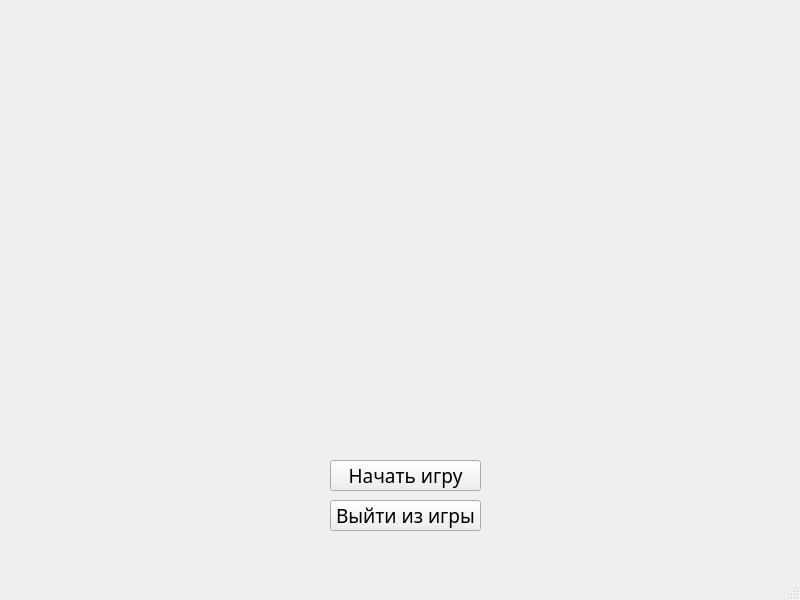
<?xml version="1.0" encoding="UTF-8"?>
<ui version="4.0">
 <class>MainWindow</class>
 <widget class="QMainWindow" name="MainWindow">
  <property name="geometry">
   <rect>
    <x>0</x>
    <y>0</y>
    <width>800</width>
    <height>600</height>
   </rect>
  </property>
  <property name="sizePolicy">
   <sizepolicy hsizetype="Fixed" vsizetype="Fixed">
    <horstretch>0</horstretch>
    <verstretch>0</verstretch>
   </sizepolicy>
  </property>
  <property name="minimumSize">
   <size>
    <width>800</width>
    <height>600</height>
   </size>
  </property>
  <property name="windowTitle">
   <string>MainWindow</string>
  </property>
  <widget class="QWidget" name="centralwidget">
   <widget class="QPushButton" name="pushButton">
    <property name="geometry">
     <rect>
      <x>330</x>
      <y>460</y>
      <width>151</width>
      <height>31</height>
     </rect>
    </property>
    <property name="font">
     <font>
      <family>Arial Black</family>
      <pointsize>14</pointsize>
     </font>
    </property>
    <property name="text">
     <string>Начать игру</string>
    </property>
   </widget>
   <widget class="QPushButton" name="pushButton_2">
    <property name="geometry">
     <rect>
      <x>330</x>
      <y>500</y>
      <width>151</width>
      <height>31</height>
     </rect>
    </property>
    <property name="font">
     <font>
      <family>Arial Black</family>
      <pointsize>14</pointsize>
     </font>
    </property>
    <property name="text">
     <string>Выйти из игры</string>
    </property>
   </widget>
  </widget>
  <widget class="QMenuBar" name="menubar">
   <property name="geometry">
    <rect>
     <x>0</x>
     <y>0</y>
     <width>800</width>
     <height>22</height>
    </rect>
   </property>
  </widget>
  <widget class="QStatusBar" name="statusbar"/>
 </widget>
 <resources/>
 <connections/>
</ui>
